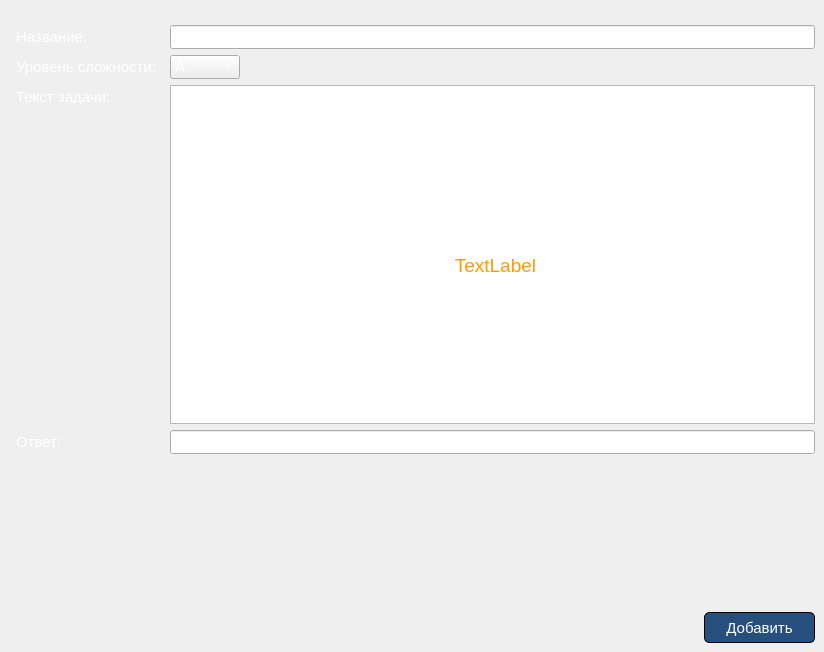
          <widget class="QWidget" name="AddTaskPage">
           <property name="enabled">
            <bool>true</bool>
           </property>
           <attribute name="title">
            <string>Добавить задачу</string>
           </attribute>
           <widget class="QLineEdit" name="answer_lineEdit">
            <property name="geometry">
             <rect>
              <x>170</x>
              <y>430</y>
              <width>645</width>
              <height>24</height>
             </rect>
            </property>
            <property name="font">
             <font>
              <pointsize>11</pointsize>
             </font>
            </property>
            <property name="styleSheet">
             <string notr="true">color: rgb(255, 255, 255);</string>
            </property>
            <property name="text">
             <string/>
            </property>
           </widget>
           <widget class="QComboBox" name="difficult_lvl_comboBox">
            <property name="geometry">
             <rect>
              <x>170</x>
              <y>55</y>
              <width>70</width>
              <height>24</height>
             </rect>
            </property>
            <property name="maximumSize">
             <size>
              <width>70</width>
              <height>16777215</height>
             </size>
            </property>
            <property name="font">
             <font>
              <pointsize>11</pointsize>
             </font>
            </property>
            <property name="styleSheet">
             <string notr="true">color: rgb(255, 255, 255);</string>
            </property>
            <item>
             <property name="text">
              <string>A</string>
             </property>
            </item>
            <item>
             <property name="text">
              <string>B</string>
             </property>
            </item>
            <item>
             <property name="text">
              <string>C</string>
             </property>
            </item>
            <item>
             <property name="text">
              <string>D</string>
             </property>
            </item>
            <item>
             <property name="text">
              <string>E</string>
             </property>
            </item>
            <item>
             <property name="text">
              <string>F</string>
             </property>
            </item>
           </widget>
           <widget class="QPlainTextEdit" name="task_text_TextEdit">
            <property name="geometry">
             <rect>
              <x>170</x>
              <y>85</y>
              <width>645</width>
              <height>339</height>
             </rect>
            </property>
            <property name="font">
             <font>
              <pointsize>11</pointsize>
             </font>
            </property>
            <property name="styleSheet">
             <string notr="true">color: rgb(255, 255, 255);</string>
            </property>
            <property name="plainText">
             <string/>
            </property>
           </widget>
           <widget class="QLabel" name="label">
            <property name="geometry">
             <rect>
              <x>16</x>
              <y>25</y>
              <width>141</width>
              <height>24</height>
             </rect>
            </property>
            <property name="font">
             <font>
              <pointsize>11</pointsize>
             </font>
            </property>
            <property name="styleSheet">
             <string notr="true">color: rgb(255, 255, 255);</string>
            </property>
            <property name="text">
             <string>Название:</string>
            </property>
           </widget>
           <widget class="QLineEdit" name="title_lineEdit">
            <property name="geometry">
             <rect>
              <x>170</x>
              <y>25</y>
              <width>645</width>
              <height>24</height>
             </rect>
            </property>
            <property name="font">
             <font>
              <pointsize>11</pointsize>
             </font>
            </property>
            <property name="styleSheet">
             <string notr="true">color: rgb(255, 255, 255);</string>
            </property>
            <property name="text">
             <string/>
            </property>
           </widget>
           <widget class="QLabel" name="label_2">
            <property name="geometry">
             <rect>
              <x>16</x>
              <y>55</y>
              <width>141</width>
              <height>24</height>
             </rect>
            </property>
            <property name="font">
             <font>
              <pointsize>11</pointsize>
             </font>
            </property>
            <property name="styleSheet">
             <string notr="true">color: rgb(255, 255, 255);</string>
            </property>
            <property name="text">
             <string>Уровень сложности:</string>
            </property>
           </widget>
           <widget class="QLabel" name="label_3">
            <property name="geometry">
             <rect>
              <x>16</x>
              <y>85</y>
              <width>141</width>
              <height>24</height>
             </rect>
            </property>
            <property name="maximumSize">
             <size>
              <width>16777215</width>
              <height>24</height>
             </size>
            </property>
            <property name="font">
             <font>
              <pointsize>11</pointsize>
             </font>
            </property>
            <property name="styleSheet">
             <string notr="true">color: rgb(255, 255, 255);</string>
            </property>
            <property name="text">
             <string>Текст задачи:</string>
            </property>
           </widget>
           <widget class="QLabel" name="label_4">
            <property name="geometry">
             <rect>
              <x>16</x>
              <y>430</y>
              <width>141</width>
              <height>24</height>
             </rect>
            </property>
            <property name="font">
             <font>
              <pointsize>11</pointsize>
             </font>
            </property>
            <property name="styleSheet">
             <string notr="true">color: rgb(255, 255, 255);</string>
            </property>
            <property name="text">
             <string>Ответ:</string>
            </property>
           </widget>
           <widget class="QPushButton" name="add_task_pushButton">
            <property name="geometry">
             <rect>
              <x>704</x>
              <y>612</y>
              <width>111</width>
              <height>31</height>
             </rect>
            </property>
            <property name="font">
             <font>
              <pointsize>11</pointsize>
             </font>
            </property>
            <property name="cursor">
             <cursorShape>PointingHandCursor</cursorShape>
            </property>
            <property name="styleSheet">
             <string notr="true">QPushButton {
	border: 1px solid black;
	color: rgb(255, 255, 255);
	background-color:  rgb(39, 79, 125);
	border-radius: 5px;
}
QPushButton:hover {
	background-color: rgb(13, 86, 166);
}

QPushButton:pressed {
	background-color:  rgb(24, 50, 79);
}</string>
            </property>
            <property name="text">
             <string>Добавить</string>
            </property>
           </widget>
           <widget class="QLabel" name="error_label">
            <property name="geometry">
             <rect>
              <x>170</x>
              <y>615</y>
              <width>511</width>
              <height>21</height>
             </rect>
            </property>
            <property name="font">
             <font>
              <pointsize>11</pointsize>
             </font>
            </property>
            <property name="styleSheet">
             <string notr="true">color: rgb(255, 154, 0);</string>
            </property>
            <property name="text">
             <string/>
            </property>
            <property name="alignment">
             <set>Qt::AlignRight|Qt::AlignTrailing|Qt::AlignVCenter</set>
            </property>
           </widget>
           <widget class="QLabel" name="permission_label">
            <property name="enabled">
             <bool>true</bool>
            </property>
            <property name="geometry">
             <rect>
              <x>180</x>
              <y>230</y>
              <width>631</width>
              <height>71</height>
             </rect>
            </property>
            <property name="font">
             <font>
              <pointsize>14</pointsize>
             </font>
            </property>
            <property name="styleSheet">
             <string notr="true">color: rgb(255, 154, 0);
background-color: rgba(255, 255, 255, 0);</string>
            </property>
            <property name="frameShape">
             <enum>QFrame::NoFrame</enum>
            </property>
            <property name="frameShadow">
             <enum>QFrame::Plain</enum>
            </property>
            <property name="text">
             <string>&lt;html&gt;&lt;head/&gt;&lt;body&gt;&lt;p&gt;TextLabel&lt;/p&gt;&lt;/body&gt;&lt;/html&gt;</string>
            </property>
            <property name="textFormat">
             <enum>Qt::RichText</enum>
            </property>
            <property name="alignment">
             <set>Qt::AlignCenter</set>
            </property>
           </widget>
          </widget>
